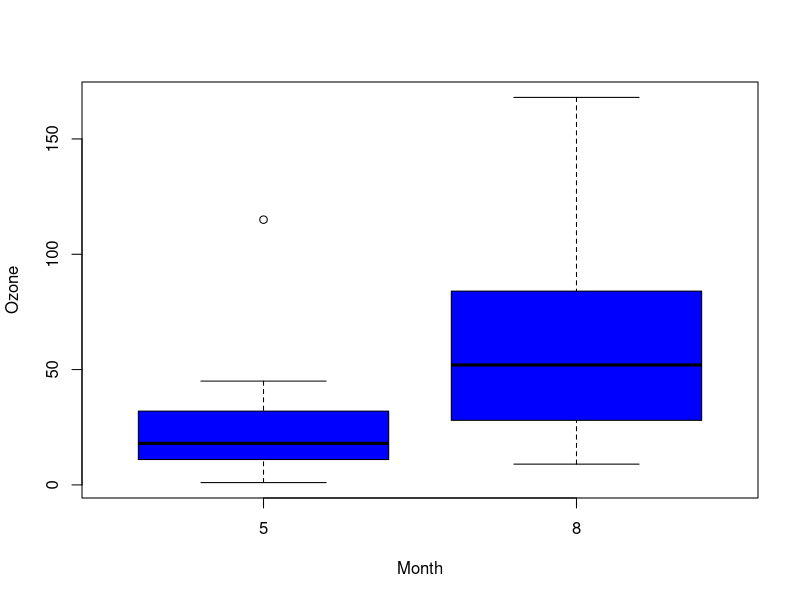

The R source for this figure:
# Task 4. Hypothesis testing using non-parametric criteria
# The built-in airquality dataset contains information about 
# ozone levels in New York City from May to September 1973.
# Test the hypothesis that the ozone distribution in May and August was the same.
ozon <- airquality
str(ozon)
write.csv(trees, file = 'ozon_data.csv', row.names = FALSE)

# ozone layer chart
boxplot(Ozone~Month, data=airquality, subset=Month %in%c(5, 8), col="blue")

# Since there is no data on the type of ozone content distribution, 
# the non-parametric Wilcoxon test is used to test the hypothesis.
wilcox.test(Ozone~Month, data=airquality, subset=Month %in% c(5, 8))

# The function calculates the value of the Wilcoxon rank-sum statistic, 
# as well as the p-value, the value of which allows us to conclude that 
# the hypothesis of homogeneity of distributions can be rejected at a significance level of 0.05.
# Test statistic W = 127.5
# P-value = 0.0001208

# Alternative hypothesis: the true location (median) shift between the groups is not equal to zero.
# Since the p-value is significantly less than the standard significance level of 0.05, 
# there is statistically significant evidence that the ozone concentration in May and August differs significantly.
